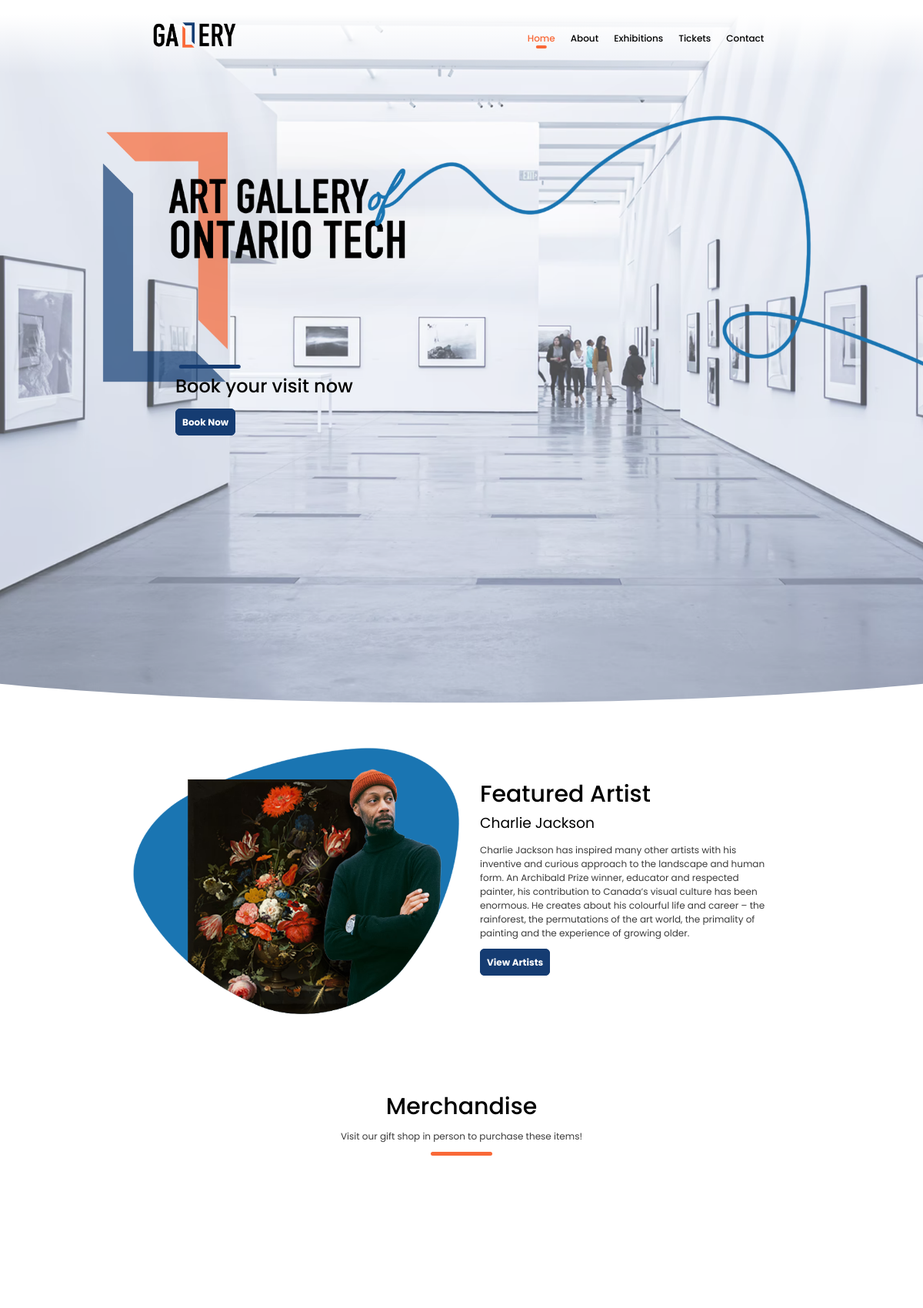
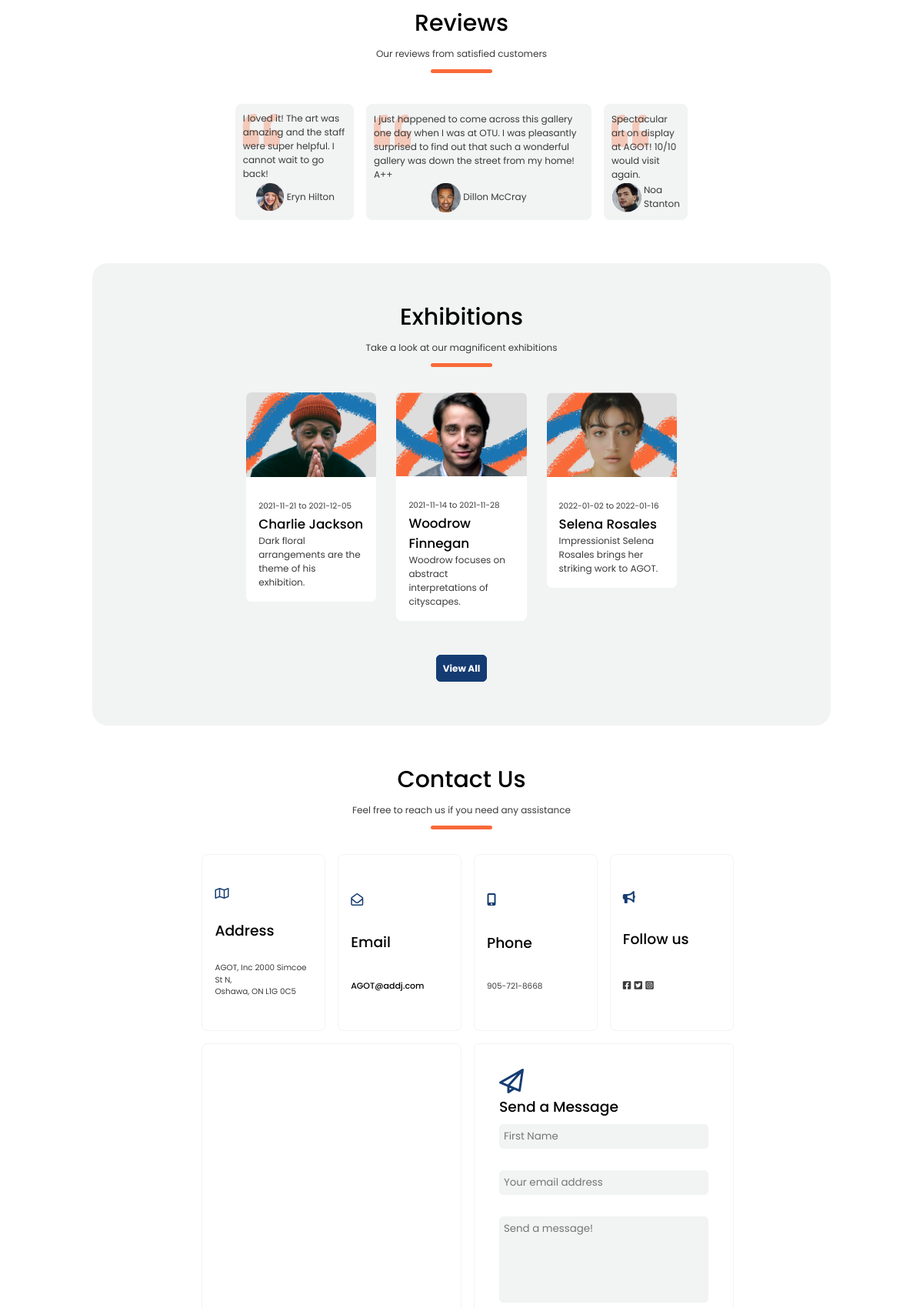
The page / (upper part) on the database its author committed (2 pictures, top to bottom).
### tables this page shows
CREATE TABLE IF NOT EXISTS `reviews` (
  `id` int(11) NOT NULL AUTO_INCREMENT,
  `name` varchar(100) NOT NULL,
  `photo` varchar(50) NOT NULL,
  `review` varchar(300) NOT NULL,
  PRIMARY KEY (`id`)
);

CREATE TABLE IF NOT EXISTS `exhibitions` (
  `id` int(11) NOT NULL AUTO_INCREMENT,
  `name` varchar(100) NOT NULL,
  `start_date` date NOT NULL,
  `end_date` date NOT NULL,
  `description` varchar(300) NOT NULL,
  `image` varchar(100) NOT NULL,
  `link` varchar(100) NOT NULL,
  PRIMARY KEY (`id`)
);

### index.php (the view, shortened to what this page needs)
<!DOCTYPE html>
<html lang="en">
<head>
    <link rel="stylesheet" href="./css/styles.css">
    <link rel="stylesheet" href="https://cdnjs.cloudflare.com/ajax/libs/font-awesome/6.0.0-beta2/css/all.min.css" />
    <link rel="stylesheet" href="https://cdnjs.cloudflare.com/ajax/libs/font-awesome/5.15.4/css/all.min.css" />
</head>
<body>
    <section id="landing-page">
        <header id="nav-bar">
            <div class="flex2">
                <div class="navBar">
                    <div class="logo-img">
                        <a href="#"><img src="images/Logo.png" alt="" class="logo-image"></a>
                    </div>
                    <ul class="nav-links-lists">
                        <li class="nav-links">
                            <a href="#" class="nav-link-anchors current-page">
                                Home
                            </a>
                        </li>
                        <li class="nav-links">
                            <a href="about.php" class="nav-link-anchors">
                                About
                            </a>
                        </li>
                        <li class="nav-links">
                            <a href="exhibitions.html" class="nav-link-anchors">
                                Exhibitions
                            </a>
                        </li>
                        <li class="nav-links">
                            <a href="tickets.html" class="nav-link-anchors">
                                Tickets
                            </a>
                        </li>
                        <li class="nav-links">
                            <a href="#contact" class="nav-link-anchors">
                                Contact
                            </a>
                        </li>
                    </ul>
                </div>
            </div>
        </header>
        <figure class="squiggleLogo">
            <img src="images/MainLogoSquiggle.png" alt="">
        </figure>
        <figure class="transLogo">
        </figure>
        <div class="landing-page__header-info">
            <p>Book your visit now</p>
            <div class="buttons">
                <a href="tickets.html" class="primary-btn">Book Now</a>
            </div>
        </div>
        <div class="curve">
            <svg data-name="Layer 1" xmlns="http://www.w3.org/2000/svg" viewBox="0 0 1200 120" preserveAspectRatio="none">
                    <path d="M600,112.77C268.63,112.77,0,65.52,0,7.23V120H1200V7.23C1200,65.52,931.37,112.77,600,112.77Z" class="shape-fill"></path>
            </svg>
        </div>
    </section>
    <section id="featured" class="flex1">
        <div class="featured--layout">
            <div class="featured__img--container">
                <figure>
                    <img src="images/FeaturedArtist.png" alt="" class="featured__img">
                </figure>
            </div>
            <div class="featured__about--container">
                <h2>Featured Artist</h2>
                <h3>Charlie Jackson <span class="line"></span></h3>
                <p>Charlie Jackson has inspired many other artists with his inventive and curious approach to the landscape and human form. An Archibald Prize winner, educator and respected painter, his contribution to Canada’s visual culture has been enormous. He creates about his colourful life and career – the rainforest, the permutations of the art world, the primality of painting and the experience of growing older.</p>
                <div class="buttons">
                    <a href="exhibitions.html" class="primary-btn">View Artists</a>
                </div>
            </div>
        </div>
    </section>
    <section id="store" class="flex1">
        <div class="store__header-info">
            <h2>Merchandise</h2>
            <p>Visit our gift shop in person to purchase these items!</p>
        </div>
        <div class="store__items--container flex2">
			<?php
				require "connect.php";
				$sql1 = "SELECT name, picture, description, price FROM merchandise";
				$result1 = $conn->query($sql1);
				while($merch = $result1->fetch_assoc()) {
					echo "<div class='store__items--card'>
							<img src='images/".$merch['picture']."' alt='' class='store__item'>
							<p class='merch_desc'>".$merch['name']."<br><br>
								".$merch['description']."<br><br>
								Price: $".$merch['price']."
							</p>
						</div>";
				}
			?>
        </div>
    </section>
    <section id="reviews" class="flex1 grid1">
        <div class="reviews__header-info">
            <h2>Reviews</h2>
            <p>Our reviews from satisfied customers</p>
        </div>
        <div class="flex2">
			<?php
				require "connect.php";
				$sql2 = "SELECT name, photo, review FROM reviews";
				$result2 = $conn->query($sql2);
				while($rev = $result2->fetch_assoc()) {
					echo "<div class='review__card card'>
							<i class='fa fa-quote-left fa-3x' aria-hidden='true'></i>
							<p class='review'>".$rev['review']."</p>
							<figure class='reviewer'>
								<img src='".$rev['photo']."' alt='' class='reviewer-pic'>
								<p class='reviewer-name'>".$rev['name']."</p>
							</figure>
						</div>";
				}
			?>
        </div>
    </section>
    <section id="exhibitions" class="flex1 grey grid1">
        <div class="exhibitions__header-info">
            <h2>Exhibitions</h2>
            <p>Take a look at our magnificent exhibitions</p>
        </div>
        <div class="exhibition__card--container">
			<?php
				require "connect.php";
				$sql3 = "SELECT name, start_date, end_date, description, image, link FROM exhibitions";
				$result3 = $conn->query($sql3);
				while($exh = $result3->fetch_assoc()) {
					echo "<div class='exhibition__card'>
							<div class='exhibition__card--image'>
								<img src='".$exh['image']."' alt='' class='exhibits'>
							</div>
							<div class='exhibition__card--about'>
								<span class='exhibition__date'>".$exh['start_date']." to ".$exh['end_date']."</span>
								<h3>".$exh['name']."</h3>
								<p>".$exh['description']."</p>
							</div>
						</div>";
				}
			?>
        </div>
        <div class="buttons">
            <a href="exhibitions.html" class="primary-btn">View All</a>
        </div>
    </section>
    <section id="contact" class="flex1 grid1">
        <div class="contact__header-info">
            <h2>Contact Us</h2>
            <p>Feel free to reach us if you need any assistance</p>
        </div>
        <div class="contact__card--container flex2">
            <div class="contact__card card">
                <i class="fa-regular fa-map"></i>
                <h3>Address</h3>
                <p>AGOT, Inc 2000 Simcoe St N,<br>Oshawa, ON L1G 0C5</p>
            </div>
            <div class="contact__card card">
                <i class="fa-regular fa-envelope-open"></i>
                <h3>Email</h3>
                <p><a href="mailto:AGOT@addj.com" class="email">AGOT@addj.com</a></p>
            </div>
            <div class="contact__card card">
                <i class="fa-solid fa-mobile-screen-button"></i>
                <h3>Phone</h3>
                <p>905-721-8668</p>
            </div>
            <div class="contact__card card">
                <i class="fa-solid fa-bullhorn"></i>
                <h3>Follow us</h3>
                <div class="socials">
                    <a href="https://www.facebook.com/ontariotechu/"><i class="fa-brands fa-facebook-square"></i></a>
                    <a href="https://twitter.com/ontariotech_u"><i class="fa-brands fa-twitter-square"></i></a>
                    <a href="https://www.instagram.com/ontariotechu/"><i class="fa-brands fa-instagram-square"></i></a>
                </div>
            </div>
            <div class="iframe__container card">
                <iframe src="https://www.google.com/maps/embed?pb=!1m18!1m12!1m3!1d2872.671533611521!2d-78.89897944967433!3d43.94547107900981!2m3!1f0!2f0!3f0!3m2!1i1024!2i768!4f13.1!3m3!1m2!1s0x89d51b9a6af8ae7f%3A0x2a373a19593716f5!2sOntario%20Tech%20University!5e0!3m2!1sen!2sca!4v1637376579908!5m2!1sen!2sca" width="600" height="450" style="border:0;" allowfullscreen="" loading="lazy"></iframe>
            </div>
				<div class="contact__form--container card" id="contactForm">
					<i class="fa-regular fa-paper-plane fa-2x"></i>
					<h3>Send a Message</h3>
					<form action="#contactForm" method="post" class="contact__form">
						<div class="form-group">
							<input type="text" id="name" name="username" placeholder="First Name" required>
						</div>
						<div class="form-group">
							<input type="email" id="email" name="useremail" placeholder="Your email address" required>
						</div>
						<div class="form-group">
							<textarea id="message" name="usermessage" cols="40" rows="5" placeholder="Send a message!" required></textarea>
						</div>
						<button type="submit" name="submit-message" class="primary-btn form-btn">Send Message</button><br>
					</form>
            </div>
        </div>
    </section>
</body>
</html>

### rows shown on the page
reviews: review "I loved it! The art was amazing and the staff were super helpful. I cannot wait to go back!", photo (picture), name "Eryn Hilton"
reviews: review "I just happened to come across this gallery one day when I was at OTU. I was pleasantly surprised to find out that such a wonderful gallery was down the street from my home! A++", photo (picture), name "Dillon McCray"
reviews: review "Spectacular art on display at AGOT! 10/10 would visit again.", photo (picture), name "Noa Stanton"
exhibitions: image (picture), start_date "2021-11-21", end_date "2021-12-05", name "Charlie Jackson", description "Dark floral arrangements are the theme of his exhibition."
exhibitions: image (picture), start_date "2021-11-14", end_date "2021-11-28", name "Woodrow Finnegan", description "Woodrow focuses on abstract interpretations of cityscapes."
exhibitions: image (picture), start_date "2022-01-02", end_date "2022-01-16", name "Selena Rosales", description "Impressionist Selena Rosales brings her striking work to AGOT."
